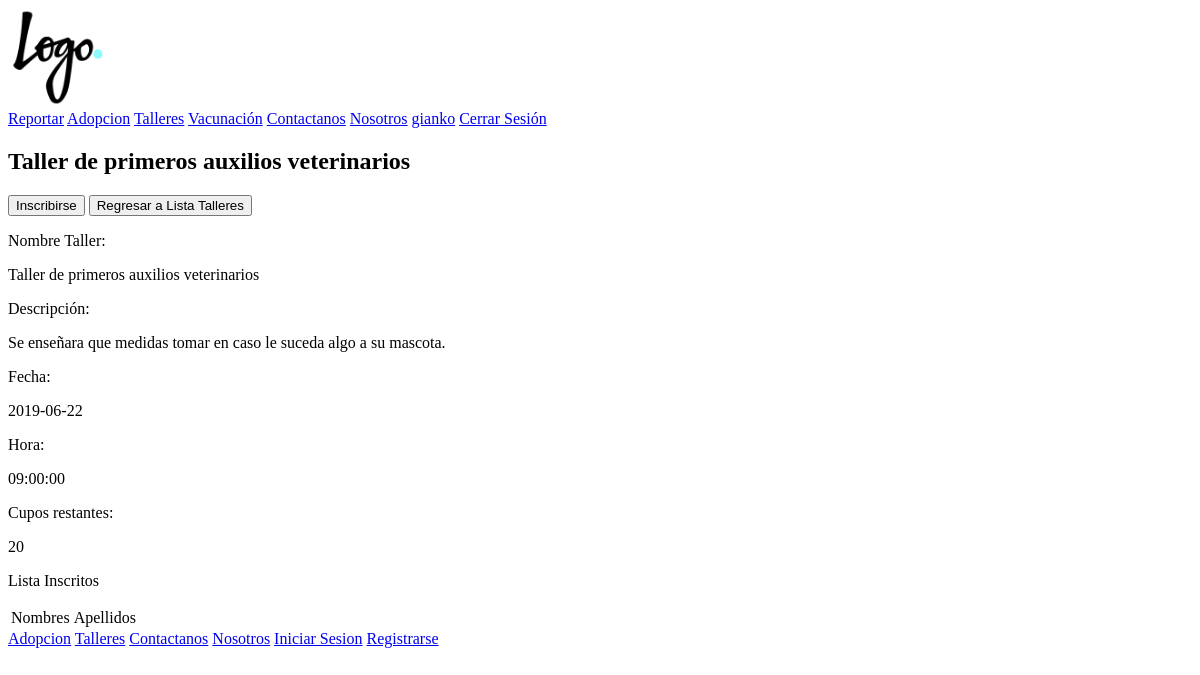
Page /paginas/info_taller.php?t=1 (signed in) on the earlier database version.
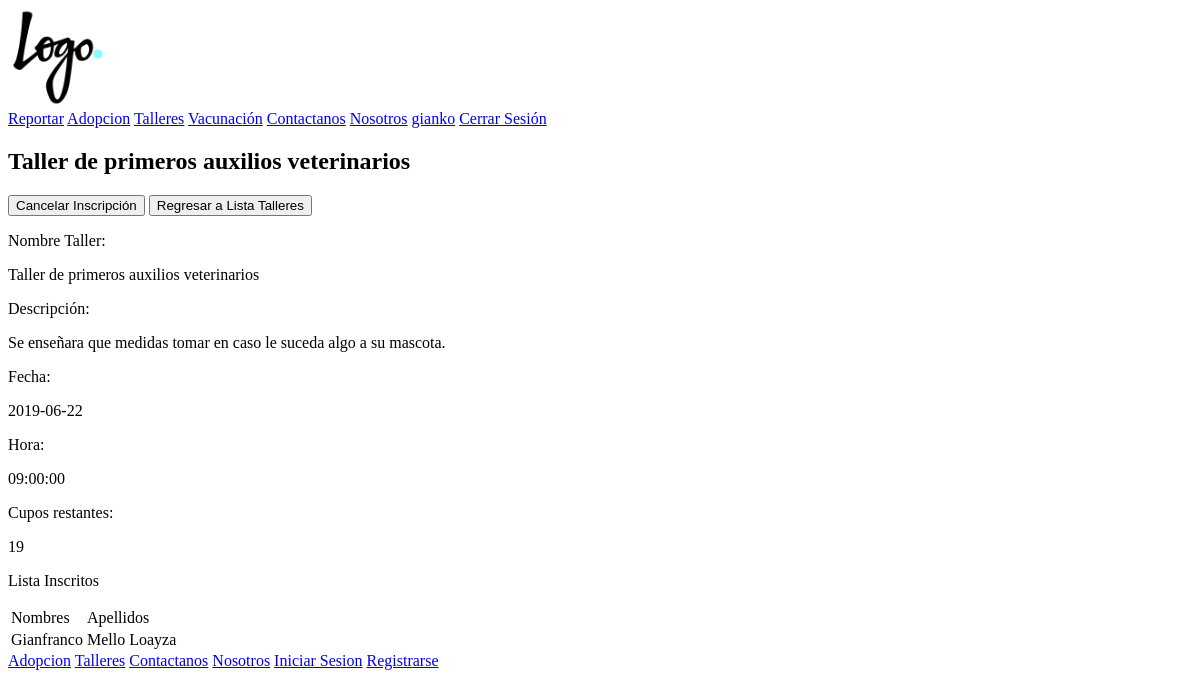
Same page on the later database version.
### tables this page shows
CREATE TABLE `talleres` (
  `id` int(11) NOT NULL,
  `nombre` varchar(120) NOT NULL,
  `fecha` date NOT NULL,
  `hora` time NOT NULL,
  `capacidad` tinyint(4) NOT NULL,
  `descripcion` varchar(200) DEFAULT NULL
);

CREATE TABLE `usuarios` (
  `id` int(11) NOT NULL,
  `usuario` varchar(150) NOT NULL,
  `nombres` varchar(250) NOT NULL,
  `apellidos` varchar(250) NOT NULL,
  `email` varchar(200) NOT NULL,
  `direccion` varchar(200) NOT NULL,
  `fecha_nac` date NOT NULL,
  `contrasena` varchar(100) NOT NULL
);

### Funciones/variables.php (called while the page is built, shortened)
<?php
$tab_usuario="usuarios";
$id_usuario="id";
$nom_usuario="nombres";
$ape_usuario="apellidos";
$tab_talleres="talleres";
$id_taller="id";
$nom_taller="nombre";
$fecha_taller="fecha";
$hora_taller="hora";
$capacidad_taller="capacidad";
$desc_taller="descripcion";
$tab_taller_usuario="taller_usuario";
$idTal_taller_usuario="id_taller";
$idUsu_taller_usuario="id_usuario";
?>

### paginas/info_taller.php (the view, shortened to what this page needs)
<?php
include_once ("../Funciones/variables.php");
include_once ("../Funciones/verificar_session.php");
$pdo=new PDO("mysql:host=localhost;dbname=$dbname;charset=utf8","root","");
if(isset($_GET["t"])){
    $id=$_GET["t"];
    $sql="SELECT * FROM $tab_talleres WHERE $id_taller='$id'";
    $resultado=$pdo->query($sql);
    $filas=$resultado->fetchAll();
    if (count($filas)==0) {
        header("Location: ../paginas/talleres.php");
        exit();
    }else{
        $nom=$filas[0][$nom_taller];
        $sql2="SELECT * FROM $tab_taller_usuario WHERE $idTal_taller_usuario='$id'";
        $resultado2=$pdo->query($sql2);
        $filas2=$resultado2->fetchAll();
        $disponible=$filas[0][$capacidad_taller]-count($filas2);
        $id_usuario_sesion=$_SESSION["id"];
        $sql3="SELECT * FROM $tab_taller_usuario WHERE $idTal_taller_usuario='$id' AND $idUsu_taller_usuario='$id_usuario_sesion'";
        $resultado3=$pdo->query($sql3);
        $filas3=$resultado3->fetchAll();
    }
}else{
    header("Location: ../paginas/talleres.php");
    exit();
}
?>
<!DOCTYPE html>
<html lang="en">
<head>
</head>
<body>
    <?php include ('../Funciones/cabecera_resto.php') ?>
    <h2><?php echo $nom ?></h2>
    <form action="../Funciones/procesar_talleres.php" method="post">
    <?php
    if(count($filas3)==0){ ?>
    <button type="submit" name="i">Inscribirse</button>
    <?php } ?>
    <?php
    if(count($filas3)==1){ ?>
    <button type="submit" name="c">Cancelar Inscripción</button>
    <?php } ?>
    <button type="submit" name="b">Regresar a Lista Talleres</button>
    </form>
    <div>
    <p>Nombre Taller:</p>
    <p><?php echo $nom ?></p>
    </div>
    <div>
    <p>Descripción:</p>
    <p><?php echo $filas[0][$desc_taller] ?></p>
    </div>
    <div>
    <p>Fecha:</p>
    <p><?php echo $filas[0][$fecha_taller] ?></p>
    </div>
    <div>
    <p>Hora:</p>
    <p><?php echo $filas[0][$hora_taller] ?></p>
    </div>
    <div>
    <p>Cupos restantes:</p>
    <p><?php echo $disponible ?></p>
    </div>
    <div>
    <p>Lista Inscritos</p>
    <table>
    <tr>
        <td>Nombres</td>
        <td>Apellidos</td>
    </tr>
    <?php
        for ($i=0; $i < count($filas2); $i++) {
            $u=$filas2[$i][$idUsu_taller_usuario];
            $sql4="SELECT * FROM $tab_usuario WHERE $id_usuario='$u'";
            $r=$pdo->query($sql4);
            $f=$r->fetch();
            ?>
            <tr>
                <td><?php echo $f[$nom_usuario] ?></td>
                <td><?php echo $f[$ape_usuario] ?></td>
            </tr>
            <?php
        }
    ?>
    </table>
    </div>
    <?php include ('../Funciones/footer_resto.php') ?>
</body>
</html>

Differences in the rows shown:
computed for talleres "Taller de primeros auxilios veterinarios": capacidad "20" → "19"
now on this page (row edited): usuarios: nombres "Gianfranco", apellidos "Mello Loayza"
Other differences:
text no longer shown: "Inscribirse"
text now shown: "Cancelar Inscripción"
